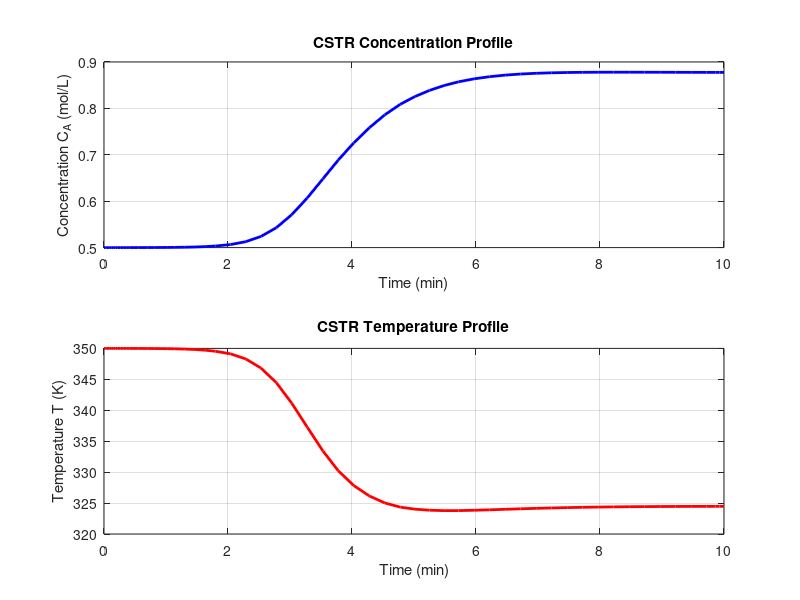

The MATLAB source for this figure:
function cstr_simulation()
% Simulation Time (0 se 10 minutes)
tspan = [0 10]; 

% Initial Conditions: [Initial Concentration (CA0), Initial Temperature (T0)]
% Shuruat mein reactor mein concentration 0.5 mol/L aur temp 350 K hai
x0 = [0.5; 350]; 

% System ko solve karna using ode45
[t, x] = ode45(@cstr_equations, tspan, x0);

% Results Plotting
figure;
subplot(2,1,1);
plot(t, x(:,1), 'b', 'LineWidth', 2);
grid on;
title('CSTR Concentration Profile');
xlabel('Time (min)');
ylabel('Concentration C_A (mol/L)');

subplot(2,1,2);
plot(t, x(:,2), 'r', 'LineWidth', 2);
grid on;
title('CSTR Temperature Profile');
xlabel('Time (min)');
ylabel('Temperature T (K)');
end

function dxdt = cstr_equations(t, x)
% State variables ko assign karna
CA = x(1); % Concentration of A
T  = x(2); % Temperature of Reactor

% Nominal Parameters (Standard values for CSTR)
F  = 100;     % Flow rate (L/min)
V  = 100;     % Reactor Volume (L)
CAf = 1.0;    % Feed Concentration (mol/L)
Tf  = 350;    % Feed Temperature (K)
Tc  = 300;    % Cooling Jacket Temperature (K) -> Manipulated Variable

% Kinetic and Thermodynamic Constants
k0 = 7.2e10;      % Pre-exponential factor (min^-1)
E_over_R = 8750;  % Activation Energy / Gas Constant (K)
deltaH = -5e4;    % Heat of Reaction (J/mol) - Negative matlab Exothermic
rho = 1000;       % Density (g/L)
Cp = 0.239;       % Specific Heat Capacity (J/g*K)
UA = 5e4;         % Heat Transfer Coefficient * Area (J/min*K)

% Arrhenius Rate Law calculation
k = k0 * exp(-E_over_R / T);

% Differential Equations (dCA/dt aur dT/dt)
dCAdt = (F/V)*(CAf - CA) - k*CA;
dTdt  = (F/V)*(Tf - T) + (-deltaH/(rho*Cp))*k*CA - (UA/(rho*Cp*V))*(T - Tc);

% Output derivative vector
dxdt = [dCAdt; dTdt];
end


%[appendix]{"version":"1.0"}
%---
